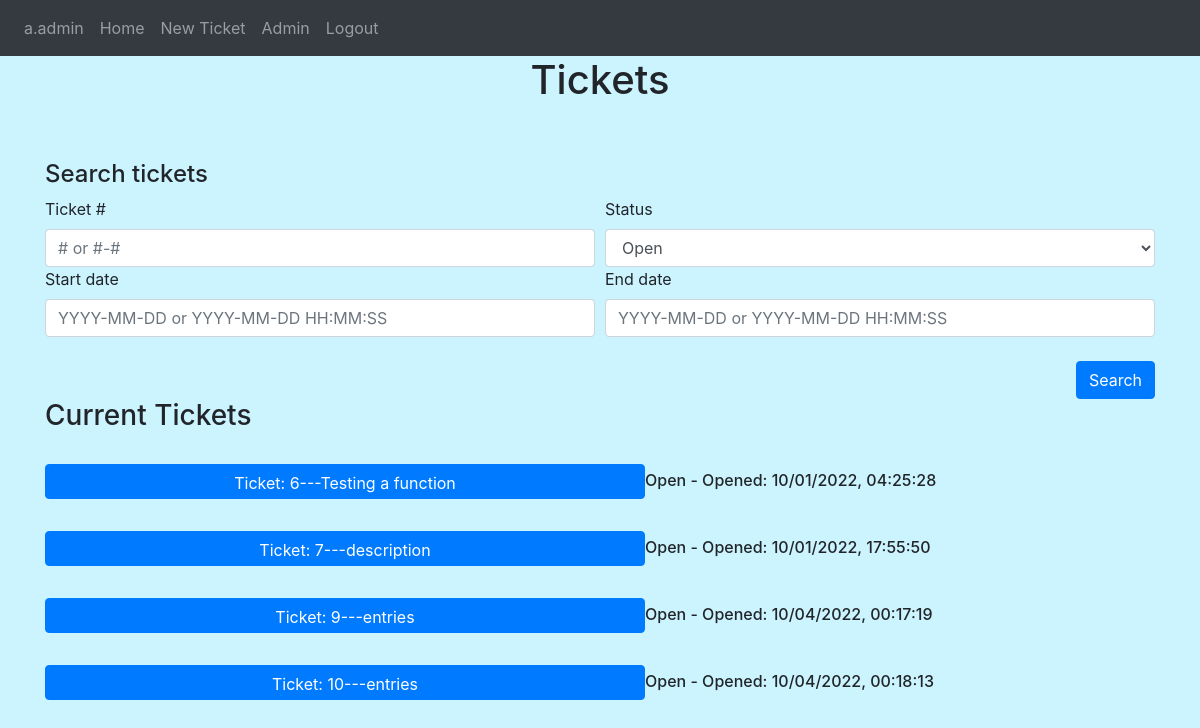
Screenshot of / (signed in) with the database file from the repository.
### Website/models.py (models this page shows)
class User(db.Model, UserMixin):
    id = db.Column(db.Integer, primary_key=True)
    username = db.Column(db.String(100), unique=True) #automatically generated to f.lname
    fname = db.Column(db.String(100))
    lname = db.Column(db.String(100))
    user_status = db.Column(db.Integer) #0 is deactivated, 1 is user, 2 is admin
    password_hash = db.Column(db.String(150))
    user_entries = db.relationship('Entry', backref='owner')

class Ticket(db.Model):
    id = db.Column(db.Integer, primary_key=True)
    short_description = db.Column(db.String(200))
    customer_name = db.Column(db.String(200))
    customer_contact = db.Column(db.String(200))
    status = db.Column(db.Integer) #0 is closed, 1 is open
    creation_date = db.Column(db.DateTime(timezone=True), default=func.now())
    close_date = db.Column(db.DateTime(timezone=True))
    ticket_entries = db.relationship('Entry')

### Website/views.py (the view, shortened to what this page needs)
@views.route('/', methods=['GET', 'POST'])
@login_required
def home():
    return render_template("home.html", user=current_user, tickets=Ticket.query.filter(Ticket.status == 1))

### Website/__init__.py (called while the page is built)
def create_app():
    app = Flask(__name__)
    app.config['SECRET_KEY'] = "SuperSecretKey"
    app.config['SQLALCHEMY_DATABASE_URI'] = f'sqlite:///{DB_NAME}'
    db.init_app(app)
    from .views import views
    from .auth import auth
    app.register_blueprint(views, url_prefix='/')
    app.register_blueprint(auth, url_prefix='/')
    from .models import User, Ticket, Entry
    create_database(app)
    login_manager = LoginManager()
    login_manager.login_view = 'auth.login'
    login_manager.init_app(app)
    @login_manager.user_loader
    def load_user(id):
        return User.query.get(int(id))
    return app

### Website/templates/home.html (shortened to what this page needs)
{% extends "base.html" %}
{% block content%} <h1 align="center">Tickets</h1>
    <br />
    <br />
    <h4 align="left"> Search tickets </h4>
    <form method="POST">
        <div class="form-row">
          <div class="col-6">
            <label for="TicketID">Ticket #</label>
            <input type="text" class="form-control" id="TicketID" name="TicketID" placeholder="# or #-#">
          </div>
          <div class="col-6">
            <label for="status">Status</label>
            <select id="status" class="form-control" name="status">
                <option value='1' selected>Open</option>
            </select>
        </div>
        </div>
        <div class="form-row">
            <div class="col-6">
                <label for="start_date">Start date</label>
                <input type="text" class="form-control" id="start_date" name="start_date" placeholder="YYYY-MM-DD or YYYY-MM-DD HH:MM:SS" >
              </div>
              <div class="col-6">
                  <label for="end_date">End date</label>
                  <input type="text" class="form-control" id="end_date" name="end_date" placeholder="YYYY-MM-DD or YYYY-MM-DD HH:MM:SS">
              </div>
        </div>
        <br>
        <div align="right">
            <button type="submit" class="btn btn-primary">Search</button>
        </div>
      </form>
    <h3> Current Tickets</h3>
    <br>
    <ul class="list-group list-group-flush" id="tickets">
        {% for ticket in tickets%}
        <div class='message' style=display:inline;>
            {% if ticket.status == 0 %}
                <h6><a href="/ticket/{{ticket.id}}" class="btn btn-primary" onClick="" style="height:35px; width:600px" > Ticket: {{ ticket.id }}---{{ticket.short_description}} </a>{{'Closed - Opened: ' + ticket.creation_date.strftime("%m/%d/%Y, %H:%M:%S") + ' Closed: ' + ticket.close_date.strftime("%m/%d/%Y, %H:%M:%S")}}</h6>
            {% elif ticket.status == 1%}
                <h6><a href="/ticket/{{ticket.id}}" class="btn btn-primary" onClick="" style="height:35px; width:600px" > Ticket: {{ ticket.id }}---{{ticket.short_description}} </a>{{'Open - Opened: ' + ticket.creation_date.strftime("%m/%d/%Y, %H:%M:%S")}}</h6>
            {% endif %}
            <br>
        </div>
        {% endfor%}
    </ul>
{%endblock%}

### Website/templates/base.html (shortened to what this page needs)
<!DOCTYPE html>
<html>
  <head>
    <link
      rel="stylesheet"
      href="https://stackpath.bootstrapcdn.com/bootstrap/4.4.1/css/bootstrap.min.css"
    />
    <link
      rel="stylesheet"
      href="https://stackpath.bootstrapcdn.com/font-awesome/4.7.0/css/font-awesome.min.css"
    />
  </head>
  <body style="background-color:rgba(0, 202, 255, 0.2)">
    <nav class="navbar navbar-expand-lg navbar-dark bg-dark">
      <div class="collapse navbar-collapse" id="navbar">
        <div class="navbar-nav">
            {% if user.is_authenticated %}
            <a class="nav-item nav-link" id="user" href="/userpage">{{user.username}}</a>
            <a class="nav-item nav-link" id="home" href="/">Home</a>
            <a class="nav-item nav-link" id="adduser" href="/ticket">New Ticket</a>
            {% if user.user_status == 2 %}
            <a class="nav-item nav-link" id="login" href="/admin">Admin</a>
            {% endif %}
            <a class="nav-item nav-link" id="logout" href="/logout">Logout</a>
            {% else %}
            <a class="nav-item nav-link" id="login" href="/login">Login</a>
            {% endif %}
        </div>
       </div>
    </nav>
    <div class="container">
        {% block content%}
        {%endblock%}
    </div>
  </body>
</html>

### rows the page displays
User: username "a.admin"
Ticket: id "6", short_description "Testing a function", creation_date "Open - Opened: 10/01/2022, 04:25:28"
Ticket: id "7", short_description "description", creation_date "Open - Opened: 10/01/2022, 17:55:50"
Ticket: id "9", short_description "entries", creation_date "Open - Opened: 10/04/2022, 00:17:19"
Ticket: id "10", short_description "entries", creation_date "Open - Opened: 10/04/2022, 00:18:13"
